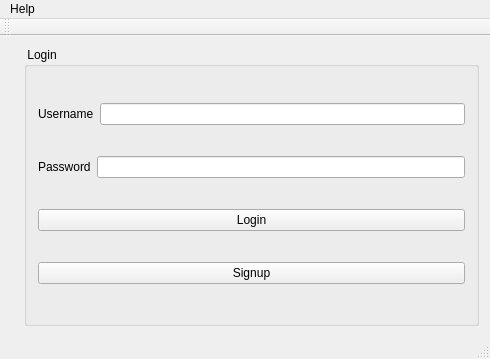
<?xml version="1.0" encoding="UTF-8"?>
<ui version="4.0">
 <class>LoginPage</class>
 <widget class="QMainWindow" name="LoginPage">
  <property name="geometry">
   <rect>
    <x>0</x>
    <y>0</y>
    <width>490</width>
    <height>359</height>
   </rect>
  </property>
  <property name="windowTitle">
   <string>LoginPage</string>
  </property>
  <widget class="QWidget" name="centralWidget">
   <layout class="QHBoxLayout" name="horizontalLayout_3">
    <item>
     <widget class="QLabel" name="imglbl">
      <property name="text">
       <string/>
      </property>
     </widget>
    </item>
    <item>
     <widget class="QGroupBox" name="groupBox">
      <property name="title">
       <string> Login</string>
      </property>
      <layout class="QVBoxLayout" name="verticalLayout">
       <item>
        <layout class="QHBoxLayout" name="horizontalLayout">
         <item>
          <widget class="QLabel" name="label_2">
           <property name="text">
            <string>Username</string>
           </property>
          </widget>
         </item>
         <item>
          <widget class="QLineEdit" name="lineEdit_username"/>
         </item>
        </layout>
       </item>
       <item>
        <layout class="QHBoxLayout" name="horizontalLayout_2">
         <item>
          <widget class="QLabel" name="label_3">
           <property name="text">
            <string>Password</string>
           </property>
          </widget>
         </item>
         <item>
          <widget class="QLineEdit" name="lineEdit_password">
           <property name="echoMode">
            <enum>QLineEdit::Password</enum>
           </property>
          </widget>
         </item>
        </layout>
       </item>
       <item>
        <widget class="QPushButton" name="pushButton">
         <property name="text">
          <string>Login</string>
         </property>
        </widget>
       </item>
       <item>
        <widget class="QPushButton" name="pushButton_2">
         <property name="text">
          <string>Signup</string>
         </property>
        </widget>
       </item>
      </layout>
     </widget>
    </item>
   </layout>
  </widget>
  <widget class="QMenuBar" name="menuBar">
   <property name="geometry">
    <rect>
     <x>0</x>
     <y>0</y>
     <width>490</width>
     <height>22</height>
    </rect>
   </property>
   <widget class="QMenu" name="menuFile">
    <property name="title">
     <string>Help</string>
    </property>
    <addaction name="actionAbout"/>
   </widget>
   <addaction name="menuFile"/>
  </widget>
  <widget class="QToolBar" name="mainToolBar">
   <attribute name="toolBarArea">
    <enum>TopToolBarArea</enum>
   </attribute>
   <attribute name="toolBarBreak">
    <bool>false</bool>
   </attribute>
  </widget>
  <widget class="QStatusBar" name="statusBar"/>
  <action name="actionAbout">
   <property name="text">
    <string>About</string>
   </property>
  </action>
 </widget>
 <layoutdefault spacing="6" margin="11"/>
 <resources/>
 <connections/>
</ui>
